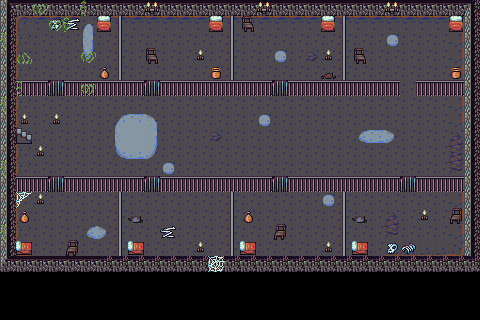

A 2D game scene composited from a Tiled map and its tileset images. What follows is a short description and the map's XML, with each tile layer's data collapsed to a summary:
An orthogonal 30x20 tile map with 16x16 px tiles, 3 tile layers (background, background2, background3), 8 tilesets and 11 objects (4x wall, 4x prisonwall, bed, spawn, stair).

<map version="1.0" orientation="orthogonal" renderorder="right-down" width="30" height="20" tilewidth="16" tileheight="16" nextobjectid="29">
 <tileset firstgid="1" name="Wall" tilewidth="16" tileheight="16" tilecount="1020" columns="20">
  <image source="../assets/DawnLike/Objects/Wall.png" width="320" height="816" />
 </tileset>
 <tileset firstgid="1021" name="Floor" tilewidth="16" tileheight="16" tilecount="819" columns="21">
  <image source="../assets/DawnLike/Objects/Floor.png" width="336" height="624" />
 </tileset>
 <tileset firstgid="1840" name="Fence" tilewidth="16" tileheight="16" tilecount="96" columns="8">
  <image source="../assets/DawnLike/Objects/Fence.png" width="128" height="192" />
 </tileset>
 <tileset firstgid="1936" name="Decor0" tilewidth="16" tileheight="16" tilecount="176" columns="8">
  <image source="../assets/DawnLike/Objects/Decor0.png" width="128" height="352" />
 </tileset>
 <tileset firstgid="2112" name="Door0" tilewidth="16" tileheight="16" tilecount="48" columns="8">
  <image source="../assets/DawnLike/Objects/Door0.png" width="128" height="96" />
 </tileset>
 <tileset firstgid="2160" name="Tile" tilewidth="16" tileheight="16" tilecount="32" columns="8">
  <image source="../assets/DawnLike/Objects/Tile.png" width="128" height="64" />
 </tileset>
 <tileset firstgid="2192" name="Ore0" tilewidth="16" tileheight="16" tilecount="63" columns="9">
  <image source="../assets/DawnLike/Objects/Ore0.png" width="144" height="112" />
 </tileset>
 <tileset firstgid="2255" name="Decor0" tilewidth="16" tileheight="16" tilecount="176" columns="8">
  <image source="../assets/DawnLike/Objects/Decor0.png" width="128" height="352" />
 </tileset>
 <layer name="background" width="30" height="20">
  <data>[600 cells, 510 non-empty, 35 distinct tile ids]</data>
 </layer>
 <layer name="background2" width="30" height="20">
  <data>[600 cells, 124 non-empty, 22 distinct tile ids]</data>
 </layer>
 <layer name="background3" width="30" height="20">
  <data>[600 cells, 9 non-empty, 7 distinct tile ids]</data>
 </layer>
 <objectgroup name="Obstacles" visible="0">
  <object id="1" name="wall" x="0" y="0" width="16" height="272">
   <properties>
    <property name="unwalkable" type="bool" value="true" />
   </properties>
  </object>
  <object id="2" name="wall" x="0" y="256" width="480" height="16">
   <properties>
    <property name="unwalkable" type="bool" value="true" />
   </properties>
  </object>
  <object id="3" name="wall" x="0" y="0" width="480" height="16">
   <properties>
    <property name="unwalkable" type="bool" value="true" />
   </properties>
  </object>
  <object id="5" name="wall" x="464" y="0" width="16" height="272">
   <properties>
    <property name="unwalkable" type="bool" value="true" />
   </properties>
  </object>
  <object id="6" name="bed" x="448" y="16" width="16" height="16">
   <properties>
    <property name="unwalkable" type="bool" value="true" />
   </properties>
  </object>
  <object id="12" name="prisonwall" x="336" y="16" width="16" height="64">
   <properties>
    <property name="unwalkable" type="bool" value="true" />
   </properties>
  </object>
  <object id="13" name="prisonwall" x="16" y="80" width="384" height="16">
   <properties>
    <property name="unwalkable" type="bool" value="true" />
   </properties>
  </object>
  <object id="18" name="prisonwall" x="416" y="80" width="48" height="16">
   <properties>
    <property name="unwalkable" type="bool" value="true" />
   </properties>
  </object>
  <object id="21" name="spawn" x="416" y="32" width="16" height="16" />
  <object id="27" name="prisonwall" x="16" y="176" width="448" height="16">
   <properties>
    <property name="unwalkable" type="bool" value="true" />
   </properties>
  </object>
  <object id="28" name="stair" x="16" y="128" width="16" height="16" />
 </objectgroup>
</map>
